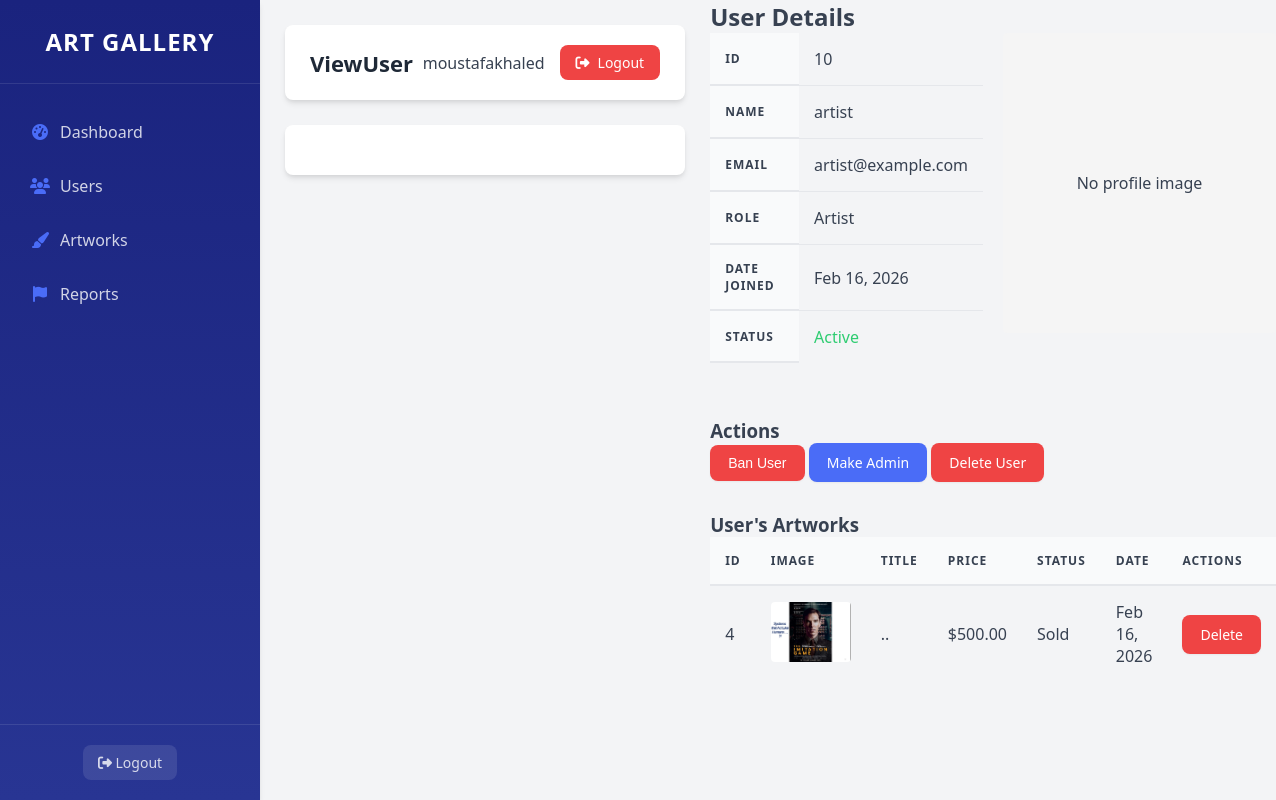
The app's page /index.php?controller=admin&action=viewUser&id=10 (signed in) with its own data.
### tables this page shows
CREATE TABLE `users` (
  `id` int(11) NOT NULL,
  `name` varchar(100) NOT NULL,
  `email` varchar(100) NOT NULL,
  `password` varchar(255) NOT NULL,
  `role` enum('viewer','artist','admin','advisor') DEFAULT 'viewer',
  `created_at` datetime DEFAULT current_timestamp(),
  `profile_image` varchar(255) DEFAULT NULL
);

CREATE TABLE `artworks` (
  `id` int(11) NOT NULL,
  `title` varchar(100) NOT NULL,
  `description` text DEFAULT NULL,
  `image_path` varchar(255) NOT NULL,
  `price` decimal(10,2) NOT NULL DEFAULT 0.00,
  `user_id` int(11) NOT NULL,
  `status` enum('available','sold') DEFAULT 'available',
  `created_at` datetime DEFAULT current_timestamp(),
  `category_id` int(11) DEFAULT NULL
);

### models/Database.php (called while the page is built, shortened)
<?php
class Database {
    private $host = DB_HOST;
    private $user = DB_USER;
    private $pass = DB_PASS;
    private $dbname = DB_NAME;
    private $connection;
    private function connectDB() {
        try {
            $this->connection = new mysqli($this->host, $this->user, $this->pass, $this->dbname);
            return true;
        } catch (Exception $e) {
            $this->error = "Connection error: " . $e->getMessage();
            return false;
        }
    }
    private function createUsersTable() {
        $sql = "
        CREATE TABLE IF NOT EXISTS users (
            id INT AUTO_INCREMENT PRIMARY KEY,
            name VARCHAR(100) NOT NULL,
            email VARCHAR(100) NOT NULL UNIQUE,
            password VARCHAR(255) NOT NULL,
            role ENUM('viewer', 'artist', 'admin') DEFAULT 'viewer',
            created_at DATETIME DEFAULT CURRENT_TIMESTAMP
        ) ENGINE=InnoDB;
        ";
        return $this->connection->query($sql);
    }
    private function createArtworksTable() {
        $sql = "
        CREATE TABLE IF NOT EXISTS artworks (
            id INT AUTO_INCREMENT PRIMARY KEY,
            title VARCHAR(100) NOT NULL,
            description TEXT,
            image_path VARCHAR(255) NOT NULL,
            price DECIMAL(10,2) NOT NULL DEFAULT 0.00,
            user_id INT NOT NULL,
            status ENUM('available', 'sold') DEFAULT 'available',
            created_at DATETIME DEFAULT CURRENT_TIMESTAMP,
            FOREIGN KEY (user_id) REFERENCES users(id) ON DELETE CASCADE
        ) ENGINE=InnoDB;
        ";
        return $this->connection->query($sql);
    }
    private function createSubscribersTable() {
        $sql = "
        CREATE TABLE IF NOT EXISTS subscribers (
            id INT AUTO_INCREMENT PRIMARY KEY,
            artist_id INT NOT NULL,
            subscriber_id INT NOT NULL,
            created_at DATETIME DEFAULT CURRENT_TIMESTAMP,
            FOREIGN KEY (artist_id) REFERENCES users(id) ON DELETE CASCADE,
            FOREIGN KEY (subscriber_id) REFERENCES users(id) ON DELETE CASCADE,
            UNIQUE KEY artist_subscriber (artist_id, subscriber_id)
        ) ENGINE=InnoDB;
        ";
        return $this->connection->query($sql);
    }
    private function createFriendsTable() {
        $sql = "
        CREATE TABLE IF NOT EXISTS friends (
            id INT AUTO_INCREMENT PRIMARY KEY,
            user_id INT NOT NULL,
            friend_id INT NOT NULL,
            status ENUM('pending', 'accepted', 'rejected') DEFAULT 'pending',
            created_at DATETIME DEFAULT CURRENT_TIMESTAMP,
            FOREIGN KEY (user_id) REFERENCES users(id) ON DELETE CASCADE,
            FOREIGN KEY (friend_id) REFERENCES users(id) ON DELETE CASCADE,
            UNIQUE KEY unique_friendship (user_id, friend_id)
        ) ENGINE=InnoDB;
        ";
        return $this->connection->query($sql);
    }
    private function createSubscriptionsTable() {
        $sql = "
        CREATE TABLE IF NOT EXISTS subscriptions (
            id INT AUTO_INCREMENT PRIMARY KEY,
            user_id INT NOT NULL,
            artist_id INT NOT NULL,
            created_at DATETIME DEFAULT CURRENT_TIMESTAMP,
            FOREIGN KEY (user_id) REFERENCES users(id) ON DELETE CASCADE,
            FOREIGN KEY (artist_id) REFERENCES users(id) ON DELETE CASCADE,
            UNIQUE KEY unique_subscription (user_id, artist_id)
        ) ENGINE=InnoDB;
        ";
        return $this->connection->query($sql);
    }
    public function query($sql) {
        $result = $this->connection->query($sql);
        return $result;
    }
}
?>

### models/BaseModel.php (called while the page is built, shortened)
<?php
class BaseModel {
    protected $db;
    protected $table;
    public function __construct() {
        $this->db = new Database();
    }
    public function getById($id) {
        $sql = "SELECT * FROM {$this->table} WHERE id = {$id} LIMIT 1";
        $result = $this->db->query($sql);
        if ($result && $result->num_rows > 0) {
            return $result->fetch_assoc();
        }
        return null;
    }
}
?>

### models/User.php (called while the page is built, shortened)
<?php
class User extends BaseModel {
    public function getUserById($userId) {
        return $this->getById($userId);
    }
}
?>

### models/Admin.php (called while the page is built, shortened)
<?php
class Admin extends BaseModel {
    public function isUserBanned($userId) {
        $sql = "SELECT * FROM user_bans WHERE user_id = {$userId} AND (unban_date IS NULL OR unban_date > NOW())";
        $result = $this->db->query($sql);
        return ($result && $result->num_rows > 0);
    }
}
?>

### models/Artwork.php (called while the page is built, shortened)
<?php
class Artwork extends BaseModel {
    protected $table = 'artworks';
    public function getArtworksByUser($userId) {
        $categoryTableExists = $this->db->query("SHOW TABLES LIKE 'categories'");
        if ($categoryTableExists && $categoryTableExists->num_rows > 0) {
            $sql = "SELECT a.*, c.name as category_name
                    FROM {$this->table} a
                    LEFT JOIN categories c ON a.category_id = c.id
                    WHERE a.user_id = {$userId}
                    ORDER BY a.created_at DESC";
        } else {
            $sql = "SELECT a.*, NULL as category_name
                    FROM {$this->table} a
                    WHERE a.user_id = {$userId}
                    ORDER BY a.created_at DESC";
        }
        return $this->db->query($sql);
    }
}
?>

### views/admin/view-user.php (the view, shortened to what this page needs)
<div class="user-details">
    <h2>User Details</h2>
    <div style="display: flex; gap: 20px; margin-bottom: 30px;">
        <div style="flex: 1;">
            <table class="data-table">
                <tr>
                    <th>ID</th>
                    <td><?php echo $user['id']; ?></td>
                </tr>
                <tr>
                    <th>Name</th>
                    <td><?php echo $user['name']; ?></td>
                </tr>
                <tr>
                    <th>Email</th>
                    <td><?php echo $user['email']; ?></td>
                </tr>
                <tr>
                    <th>Role</th>
                    <td><?php echo ucfirst($user['role']); ?></td>
                </tr>
                <tr>
                    <th>Date Joined</th>
                    <td><?php echo date('M d, Y', strtotime($user['created_at'])); ?></td>
                </tr>
                <tr>
                    <th>Status</th>
                    <td>
                        <?php if ($isBanned): ?>
                            <span style="color: #e74c3c; font-weight: bold;">Banned</span>
                        <?php else: ?>
                            <span style="color: #2ecc71;">Active</span>
                        <?php endif; ?>
                    </td>
                </tr>
            </table>
        </div>
        <div style="flex: 1;">
            <?php if (isset($user['profile_image']) && !empty($user['profile_image'])): ?>
                <img src="<?php echo BASE_URL . $user['profile_image']; ?>" alt="<?php echo $user['name']; ?>" style="max-width: 100%; border-radius: 4px;">
            <?php else: ?>
                <div style="background-color: #f5f5f5; height: 300px; display: flex; justify-content: center; align-items: center; border-radius: 4px;">
                    <p>No profile image</p>
                </div>
            <?php endif; ?>
        </div>
    </div>
    <?php if ($user['role'] != 'admin'): ?>
    <div style="margin-bottom: 30px;">
        <h3>Actions</h3>
        <?php if ($isBanned): ?>
            <a href="<?php echo BASE_URL; ?>index.php?controller=admin&action=unbanUser&id=<?php echo $user['id']; ?>" class="btn btn-success" onclick="return confirm('Are you sure you want to unban this user?');">Unban User</a>
        <?php else: ?>
            <button class="btn btn-danger" onclick="document.getElementById('banForm').style.display = 'block';">Ban User</button>
        <?php endif; ?>
        <a href="<?php echo BASE_URL; ?>index.php?controller=admin&action=makeAdmin&id=<?php echo $user['id']; ?>" class="btn btn-primary" onclick="return confirm('Are you sure you want to make this user an admin?');">Make Admin</a>
        <a href="<?php echo BASE_URL; ?>index.php?controller=admin&action=deleteUser&id=<?php echo $user['id']; ?>" class="btn btn-danger" onclick="return confirm('Are you sure you want to delete this user? This cannot be undone.');">Delete User</a>
    </div>
    <?php endif; ?>
    <?php if ($user['role'] == 'artist'): ?>
    <h3>User's Artworks</h3>
    <?php if (isset($artworks) && $artworks->num_rows > 0): ?>
        <table class="data-table">
            <thead>
                <tr>
                    <th>ID</th>
                    <th>Image</th>
                    <th>Title</th>
                    <th>Price</th>
                    <th>Status</th>
                    <th>Date</th>
                    <th>Actions</th>
                </tr>
            </thead>
            <tbody>
                <?php while ($artwork = $artworks->fetch_assoc()): ?>
                    <tr>
                        <td><?php echo $artwork['id']; ?></td>
                        <td>
                            <img src="<?php echo BASE_URL . $artwork['image_path']; ?>" alt="<?php echo $artwork['title']; ?>" style="width: 80px; height: 60px; object-fit: cover; border-radius: 4px;">
                        </td>
                        <td><?php echo $artwork['title']; ?></td>
                        <td>$<?php echo number_format($artwork['price'], 2); ?></td>
                        <td><?php echo ucfirst($artwork['status']); ?></td>
                        <td><?php echo date('M d, Y', strtotime($artwork['created_at'])); ?></td>
                        <td>
                            <a href="<?php echo BASE_URL; ?>index.php?controller=admin&action=deleteArtwork&id=<?php echo $artwork['id']; ?>" class="btn btn-danger" onclick="return confirm('Are you sure you want to delete this artwork?');">Delete</a>
                        </td>
                    </tr>
                <?php endwhile; ?>
            </tbody>
        </table>
    <?php else: ?>
        <p>This user has no artworks.</p>
    <?php endif; ?>
    <?php endif; ?>
</div>

### records on screen
users: id "10", name "artist", email "artist@example.com", role "Artist", created_at "Feb 16, 2026"
artworks: id "4", image_path (picture), title "..", price "500.00", status "Sold", created_at "Feb 16, 2026"

### other values on screen
$action "ViewUser"
$_SESSION['user_name'] "moustafakhaled"
